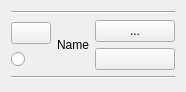
<?xml version="1.0" encoding="UTF-8"?>
<ui version="4.0">
 <class>ShotHistoryIndex</class>
 <widget class="QWidget" name="ShotHistoryIndex">
  <property name="geometry">
   <rect>
    <x>0</x>
    <y>0</y>
    <width>159</width>
    <height>92</height>
   </rect>
  </property>
  <property name="windowTitle">
   <string>Form</string>
  </property>
  <layout class="QVBoxLayout" name="verticalLayout_2">
   <item>
    <widget class="Line" name="line">
     <property name="orientation">
      <enum>Qt::Horizontal</enum>
     </property>
    </widget>
   </item>
   <item>
    <layout class="QHBoxLayout" name="horizontalLayout">
     <item>
      <layout class="QVBoxLayout" name="verticalLayout">
       <item>
        <widget class="QPushButton" name="SelectButton">
         <property name="text">
          <string/>
         </property>
         <property name="icon">
          <iconset resource="Resources.qrc">
           <normaloff>:/SelectReticle.jpg</normaloff>:/SelectReticle.jpg</iconset>
         </property>
        </widget>
       </item>
       <item>
        <widget class="QRadioButton" name="LockButton">
         <property name="text">
          <string/>
         </property>
         <property name="icon">
          <iconset resource="Resources.qrc">
           <normaloff>:/LockIcon.png</normaloff>:/LockIcon.png</iconset>
         </property>
        </widget>
       </item>
      </layout>
     </item>
     <item>
      <widget class="QLabel" name="label">
       <property name="text">
        <string>Name</string>
       </property>
       <property name="alignment">
        <set>Qt::AlignCenter</set>
       </property>
      </widget>
     </item>
     <item>
      <layout class="QVBoxLayout" name="verticalLayout_3">
       <item>
        <widget class="QPushButton" name="moreButton">
         <property name="sizePolicy">
          <sizepolicy hsizetype="Minimum" vsizetype="Fixed">
           <horstretch>0</horstretch>
           <verstretch>0</verstretch>
          </sizepolicy>
         </property>
         <property name="text">
          <string>...</string>
         </property>
         <property name="default">
          <bool>false</bool>
         </property>
        </widget>
       </item>
       <item>
        <widget class="QPushButton" name="pushButton">
         <property name="text">
          <string/>
         </property>
         <property name="icon">
          <iconset resource="Resources.qrc">
           <normaloff>:/trashIcon.jpg</normaloff>:/trashIcon.jpg</iconset>
         </property>
        </widget>
       </item>
      </layout>
     </item>
    </layout>
   </item>
   <item>
    <widget class="Line" name="line_2">
     <property name="orientation">
      <enum>Qt::Horizontal</enum>
     </property>
    </widget>
   </item>
  </layout>
 </widget>
 <resources>
  <include location="Resources.qrc"/>
 </resources>
 <connections/>
</ui>
